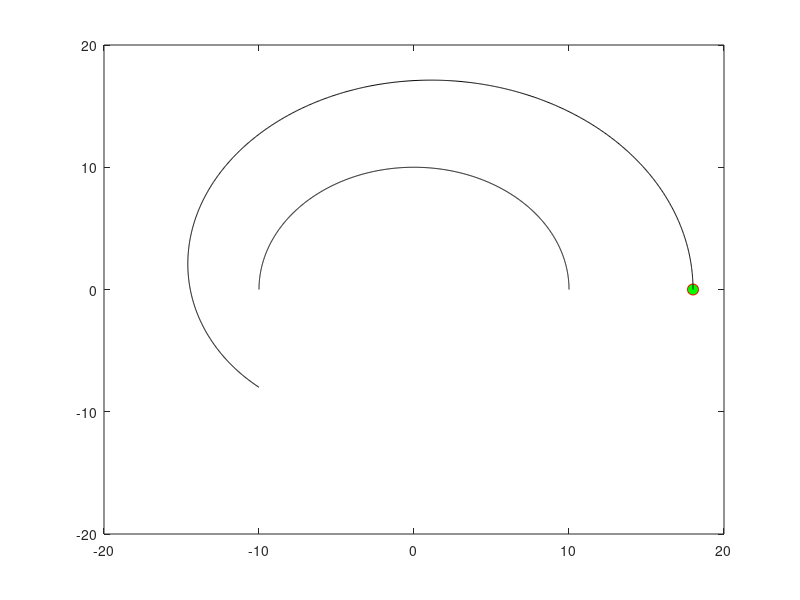

Source code (MATLAB): (Note: this script raises an error after producing the figure.)
start_link1=0;
end_link1=10;
start_link2=end_link1;
end_link2=20;
theta1=linspace(0,180,1000);
theta2=linspace(0,90,1000);
Link1=10;
Link2=8;
Link1_x=Link1 *cosd(theta1); 
Link1_y=Link1 *sind(theta1);
Link2_x=Link1_x+ Link2 *cosd(theta1+theta2); 
Link2_y=Link1_y+ Link2 *sind(theta1+theta2);
p1=plot([0,Link1_x(1)],[0,Link1_y(1)] ,'r', 'LineWidth', 2);
p2=plot([Link1_x(1),Link2_x(1)],[Link1_y(1),Link2_y(1)],'b' , 'LineWidth', 2);
p3=plot(Link2_x(1), Link2_y(1), 'ro', 'MarkerSize', 8, 'MarkerFaceColor', 'g');

hold on
xlim([-Link1*2,Link1*2]);
ylim([-Link1*2,Link1*2]);
plot(Link2_x,Link2_y,'k');
plot(Link1_x,Link1_y,'k');
for i= 1:10:length(theta1)
    delete(p1); delete(p2); delete(p3); 
    p1= plot([0,Link1_x(i)],[0,Link1_y(i)],'r', 'LineWidth', 2);
    p2= plot([Link1_x(i),Link2_x(i)],[Link1_y(i),Link2_y(i)],'b' , 'LineWidth', 2);
    p3=plot(Link2_x(i), Link2_y(i), 'ro', 'MarkerSize', 8, 'MarkerFaceColor', 'g');
    drawnow
    pause(0.1);
end